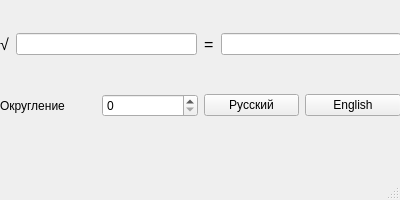
<?xml version="1.0" encoding="UTF-8"?>
<ui version="4.0">
 <class>MainWindow</class>
 <widget class="QMainWindow" name="MainWindow">
  <property name="geometry">
   <rect>
    <x>0</x>
    <y>0</y>
    <width>400</width>
    <height>200</height>
   </rect>
  </property>
  <property name="windowTitle">
   <string>MainWindow</string>
  </property>
  <widget class="QWidget" name="centralwidget">
   <widget class="QWidget" name="verticalLayoutWidget">
    <property name="geometry">
     <rect>
      <x>0</x>
      <y>0</y>
      <width>401</width>
      <height>151</height>
     </rect>
    </property>
    <layout class="QVBoxLayout" name="verticalLayout">
     <item>
      <layout class="QHBoxLayout" name="horizontalLayout">
       <property name="spacing">
        <number>7</number>
       </property>
       <property name="sizeConstraint">
        <enum>QLayout::SetDefaultConstraint</enum>
       </property>
       <item>
        <widget class="QLabel" name="label">
         <property name="font">
          <font>
           <pointsize>12</pointsize>
          </font>
         </property>
         <property name="text">
          <string>√</string>
         </property>
        </widget>
       </item>
       <item>
        <widget class="QLineEdit" name="enter"/>
       </item>
       <item>
        <widget class="QLabel" name="label_2">
         <property name="font">
          <font>
           <pointsize>12</pointsize>
          </font>
         </property>
         <property name="text">
          <string>=</string>
         </property>
        </widget>
       </item>
       <item>
        <widget class="QLineEdit" name="answer"/>
       </item>
      </layout>
     </item>
     <item>
      <layout class="QHBoxLayout" name="horizontalLayout_2">
       <item>
        <widget class="QLabel" name="label_3">
         <property name="font">
          <font>
           <pointsize>9</pointsize>
          </font>
         </property>
         <property name="text">
          <string>Округление</string>
         </property>
        </widget>
       </item>
       <item>
        <widget class="QSpinBox" name="spinBox"/>
       </item>
       <item>
        <layout class="QVBoxLayout" name="verticalLayout_3"/>
       </item>
       <item>
        <layout class="QVBoxLayout" name="verticalLayout_2">
         <item>
          <widget class="QPushButton" name="russianBtn">
           <property name="text">
            <string>Русский</string>
           </property>
          </widget>
         </item>
        </layout>
       </item>
       <item>
        <layout class="QHBoxLayout" name="horizontalLayout_3">
         <item>
          <widget class="QPushButton" name="englishBtn">
           <property name="text">
            <string>English</string>
           </property>
          </widget>
         </item>
        </layout>
       </item>
      </layout>
     </item>
    </layout>
   </widget>
  </widget>
  <widget class="QMenuBar" name="menubar">
   <property name="geometry">
    <rect>
     <x>0</x>
     <y>0</y>
     <width>400</width>
     <height>26</height>
    </rect>
   </property>
  </widget>
  <widget class="QStatusBar" name="statusbar"/>
 </widget>
 <resources/>
 <connections/>
</ui>
